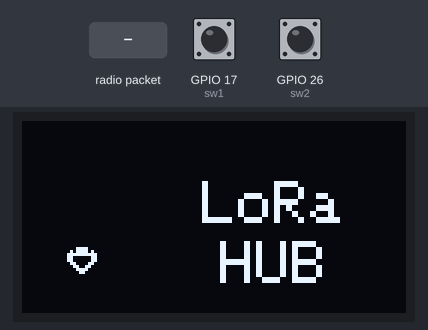
A sketch run on a simulated ESP32. Shown: 128×64 one-colour display. The inputs (shaded band) are chosen by the test bench; at power-on: GPIO 26 (sw2) HIGH, GPIO 17 (sw1) HIGH. WiFi joins after 1.5 s; servers stay silent unless stated; uploads are accepted with an empty reply; EEPROM starts erased; no radio packets arrive unless stated; what the sketch prints to the serial monitor is not drawn.

Above: at 3.8 s.
3.9 s: radio packet "LoRa" arrives
At 5.4 s:
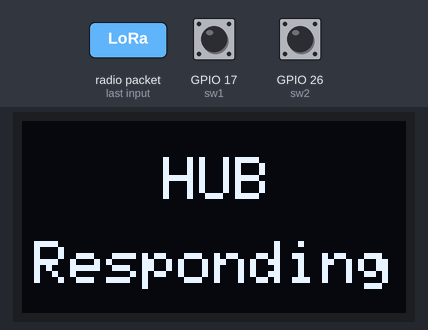
6.9 s: radio packet "start" arrives
9.9 s: GPIO 26 (sw2) pulled LOW for 3.2 s
At 12.3 s:
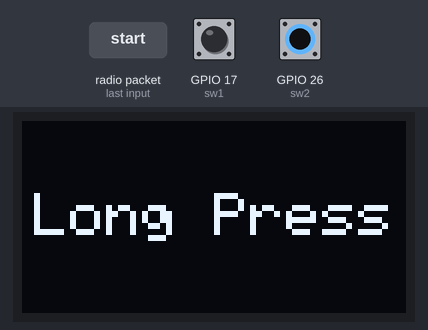
14.6 s: GPIO 17 (sw1) pulled LOW for 3.2 s
At 20.6 s:
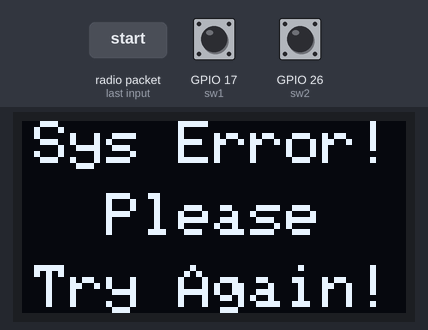
20.8 s: GPIO 17 (sw1) pulled LOW for 3.2 s
At 24.11 s:
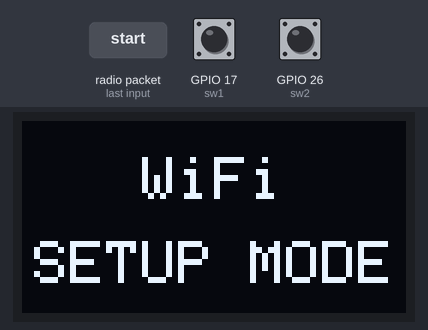
24.6 s: radio packet "stop" arrives
At 25.6 s:
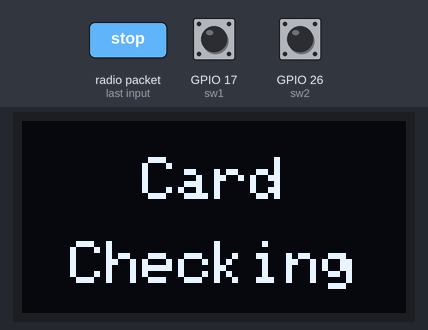
Timing chart, 0 to 27.6 s (numbered marks = the images above; inputs shaded):
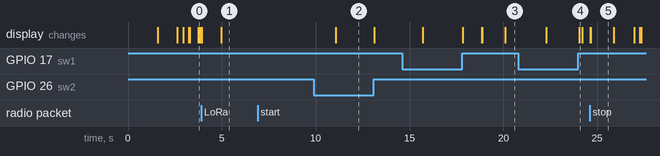

The sketch:

LoRa_Hub.ino
```cpp
#include <Adafruit_GFX.h>
#include <Adafruit_SSD1306.h>
#include "bitmap.h"
#include <LoRa.h>
#include <SPI.h>
#include <EEPROM.h>
#include "WiFi.h"
#include <WiFiManager.h>
#include <HTTPClient.h>
#define ss 5
#define rst 15
#define dio0 2
#define sw1 17
#define sw2 26
#define FRAME_COUNT sizeof(frames) / sizeof(frames[0])
int frame = 0;
Adafruit_SSD1306 display(128, 64, &Wire, -1);
WiFiManager wm;

uint32_t refresh_timer;
int charge_time = 0;

// Google script Web_App_URL.
String Web_App_URL = "https://script.google.com/macros/s/replace_with_your_sheet_ID/exec";
String str_modes = "atc";
String LoRaData, RFID, HubID;

void setup() {
  Serial.begin(115200);
  EEPROM.begin(10);
  charge_time = EEPROM.read(0);
  display.begin(0x02, 0x3C);
  display.setTextColor(1);
  display.setTextSize(2);
  display.clearDisplay();
  text("CONNECTING", 4, 12);
  text("   WiFi   ", 4, 40);
  display.display();
  WiFi.mode(WIFI_STA);
  wm.autoConnect("WiFi Setup");
  display.clearDisplay();
  text("   WiFi   ", 4, 12);
  text("CONNECTED!", 4, 40);
  display.display();
  delay(1000);
  LoRa.setPins(ss, rst, dio0);  //setup LoRa transceiver module
  while (!LoRa.begin(433E6))
    ;
  LoRa.setSyncWord(0xA5);
  pinMode(sw1, INPUT_PULLUP);
  pinMode(sw2, INPUT_PULLUP);
}

void loop() {
  home_screen();
  int packetSize = LoRa.parsePacket();  // try to parse packet
  if (packetSize) {
    bool approval = 0;
    display.clearDisplay();
    text("   Card   ", 4, 12);
    text(" Checking ", 4, 40);
    display.display();
    while (LoRa.available()) {
      LoRaData = LoRa.readString();
      Serial.print(LoRaData + " ");
    }
    Serial.print(LoRa.packetRssi());
    HubID = getValue(LoRaData, ':', 0);
    if (HubID == "LoRa") {
      display.clearDisplay();
      text("   HUB   ", 11, 12);
      text("Responding", 4, 40);
      display.display();
      delay(5000);
    } else {
      RFID = getValue(LoRaData, ':', 1);
      String result = http_Req("atc", RFID, HubID);
      Serial.println(result);
      if (result == "start" || result == "stop") {
        display.clearDisplay();
        text("   Card   ", 4, 12);
        text(" Verified ", 4, 40);
        display.display();
        approval = 1;
      }

      else if (result == "atcErr01") {
        display.clearDisplay();
        text(" New Card ", 4, 8);
        text(" Approve? ", 4, 32);
        display.setTextSize(1);
        text("No                Yes", 1, 56);
        display.display();
        display.setTextSize(2);
        uint32_t waiting = millis();
        while (millis() - waiting < 10000) {
          byte l = push(sw1);
          byte r = push(sw2);
          if (l) break;
          else if (r) {
            approval = 1;
            break;
          }
        }
        if (approval) http_Req("reg", RFID, HubID);
        else {
          LoRa.beginPacket();
          LoRa.print(HubID + ":" + "error");
          LoRa.endPacket();
        }
      }

      else {
        display.clearDisplay();
        text("Sys Error!", 4, 0);
        text("  Please  ", 4, 24);
        text("Try Again!", 4, 48);
        display.display();
        LoRa.beginPacket();
        LoRa.print(HubID + ":" + "error");
        LoRa.endPacket();
      }

      delay(1000);
      if (approval) {
        LoRa.beginPacket();
        LoRa.print(HubID + ":" + result);
        LoRa.endPacket();
      }
    }
  }

  byte r = push(sw1);
  if (r == 2) {
    display.clearDisplay();
    text("   WiFi   ", 4, 12);
    text("SETUP MODE", 4, 40);
    display.display();
    wm.resetSettings();
    wm.autoConnect("WiFi Setup");
  }
  r = push(sw2);
  if (r == 2) timer_set();
}
```

charge_time.ino
```cpp
void timer_set() {
  int temp = -1;
  int value = charge_time;
  while (1) {
    if (charge_time != temp) {
      temp = charge_time;
      display.clearDisplay();
      text("ChargeTime", 04, 12);
      text(String(charge_time * 10) + "s", 04, 40);
      display.display();
    }
    byte r = push(sw1);
    if (r == 1 && charge_time > 0) charge_time --;
    else if (r == 2) {
      display.clearDisplay();
      text("CANCELLED!", 04, 24);
      display.display();
      charge_time = value;
      delay(1000);
      return;
    }

    r = push(sw2);
    if (r == 1 && charge_time < 250) charge_time ++;
    else if (r == 2) {
      EEPROM.write(0, charge_time);
      EEPROM.commit();
      display.clearDisplay();
      text(" UPDATED! ", 04, 24);
      display.display();
      delay(1000);
      return;
    }
  }
}
```

display.ino
```cpp
void home_screen() {
  if (millis() - refresh_timer > 60) {
    refresh_timer = millis();
    display.clearDisplay();
    display.drawBitmap(4, 23, frames[frame], 32, 32, 1);
    text("LoRa", 60, 20);
    text(" HUB ", 54, 40);
    display.display();
    frame++;
    frame %= FRAME_COUNT;
  }
}

void text(String t, byte x, byte y) {
  display.setCursor(x, y);
  display.print(t);
}
```

getValue.ino
```cpp
String getValue(String data, char separator, int index) {
  int found = 0;
  int strIndex[] = { 0, -1 };
  int maxIndex = data.length() - 1;

  for (int i = 0; i <= maxIndex && found <= index; i++) {
    if (data.charAt(i) == separator || i == maxIndex) {
      found++;
      strIndex[0] = strIndex[1] + 1;
      strIndex[1] = (i == maxIndex) ? i+1 : i;
    }
  }
  return found > index ? data.substring(strIndex[0], strIndex[1]) : "";
}
```

http.ino
```cpp
String http_Req(String str_modes, String str_uid, String hub_id) {
  if (WiFi.status() == WL_CONNECTED) {
    String http_req_url = "";

    if (str_modes == "atc") {
      http_req_url = Web_App_URL + "?sts=atc";
      http_req_url += "&uid=" + str_uid;
      http_req_url += "&hid=" + hub_id;
    }
    if (str_modes == "reg") {
      http_req_url = Web_App_URL + "?sts=reg";
      http_req_url += "&uid=" + str_uid;
      http_req_url += "&hid=" + hub_id;
    }

    Serial.println();
    Serial.println("Sending request to Google Sheets...");
    Serial.println(http_req_url);

    HTTPClient http;
    http.begin(http_req_url.c_str());
    http.setFollowRedirects(HTTPC_STRICT_FOLLOW_REDIRECTS);
    int httpCode = http.GET();
    Serial.print("HTTP Status Code : ");
    Serial.println(httpCode);

    String payload;
    if (httpCode > 0) {
      payload = http.getString();
      Serial.println("Payload: " + payload);
    }
    http.end();

    String sts_Res = getValue(payload, ',', 0);
    String result = getValue(payload, ',', 1);
    if (sts_Res == "OK") {
      return result;
    }

    else {
      return "Error";
    }
  }

  else {
    return "Error";
  }
}
```

push.ino
```cpp
byte push(byte pin) {
  uint32_t timer = 0;
  bool flag = 0;
  if (!digitalRead(pin)) {
    delay(50);
    while (!digitalRead(pin)) {
      delay(20);
      timer++;
      if (timer > 50 && !flag) {
        flag = 1;
        display.clearDisplay();
        text("Long Press", 04, 24);
        display.display();
      }
    }
    if (flag) return 2;
    else if (timer) return 1;
  }
  return 0;
}
```

Source omitted: bitmap.h (data table, 12336 bytes)

Measured:
- after the input at 3.9 s, the display: first changes at once (image 1 shows a later state)
- after the input at 6.9 s, every drawn part: stays the same
- after the input at 9.9 s, the display: changes after 1.2 s (image 2)
- after the input at 14.6 s, the display: first changes after 1.1 s (image 3 shows a later state)
- after the input at 20.8 s, the display: first changes after 1.5 s (image 4 shows a later state)
- after the input at 24.6 s, the display: first differs from a run without the input after 0.05 s (image 5)
- what the display in image 5 shows lasts 1.3 s, from 24.6 s to 25.9 s
